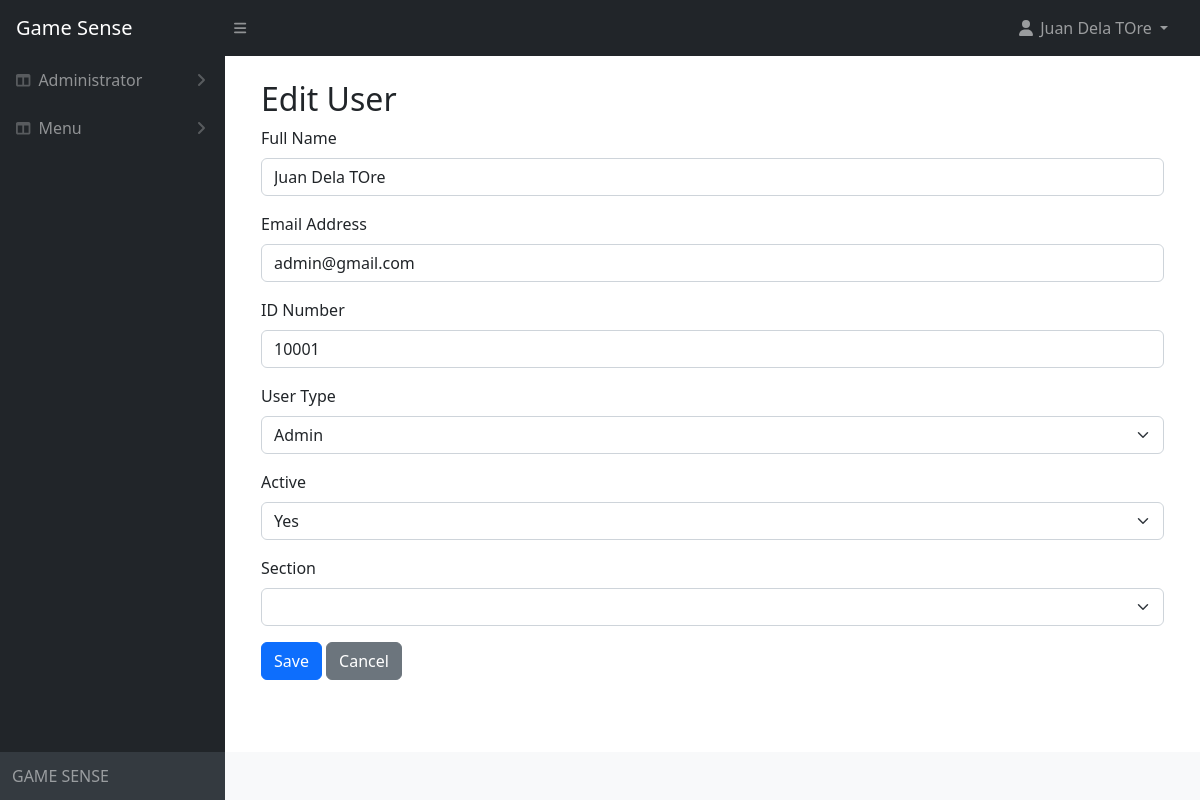
/AdminSaveEditUser.php?id=2 (signed in), run on the app's committed database.
### tables this page shows
CREATE TABLE `tblusers` (
  `UserId` int(11) NOT NULL,
  `FullName` varchar(256) DEFAULT NULL,
  `IDNumber` varchar(256) DEFAULT NULL,
  `EmailAddress` varchar(256) DEFAULT NULL,
  `Password` varchar(256) DEFAULT NULL,
  `Usertype` varchar(256) DEFAULT NULL,
  `Active` tinyint(1) DEFAULT NULL,
  `SectionUID` varchar(256) DEFAULT NULL,
  `Section` varchar(256) NOT NULL
);

### AdminSaveEditUser.php (the view, shortened to what this page needs)
<?php
include 'layout/header.php';
include 'layout/sidebar.php';
$db = getDB();
$id = $fullname = $idnumber = $password = $usertype = $active = $SectionUID = $Section = $EmailAddress= "";
$action = "Add";
if (isset($_GET['id'])) {
    $id = $_GET['id'];
    $action = "Edit";
    if ($db) {
        $query = "SELECT FullName,EmailAddress, IDNumber, Password, Usertype, Active, SectionUID, Section FROM tblUsers WHERE UserID = :id";
        $stmt = $db->prepare($query);
        $stmt->bindParam(':id', $id);
        $stmt->execute();
        $record = $stmt->fetch(PDO::FETCH_ASSOC);
        if ($record) {
            $fullname = htmlspecialchars($record['FullName']);
            $EmailAddress = htmlspecialchars($record['EmailAddress']);
            $idnumber = htmlspecialchars($record['IDNumber']);
            $usertype = htmlspecialchars($record['Usertype']);
            $active = htmlspecialchars($record['Active']);
        }
    }
}
?>
<div class="container mt-4">
    <h2><?php echo $action; ?> User</h2>
    <form action="AdminSaveuser.php" method="POST">
        <div class="mb-3">
            <label for="fullname" class="form-label">Full Name</label>
            <input type="text" class="form-control" id="fullname" name="fullname" value="<?php echo $fullname; ?>" required>
        </div>
        <div class="mb-3">
            <label for="fullname" class="form-label">Email Address</label>
            <input type="email" class="form-control" id="EmailAddress" name="EmailAddress" value="<?php echo $EmailAddress; ?>" required>
        </div>
        <div class="mb-3">
            <label for="idnumber" class="form-label">ID Number</label>
            <input type="text" class="form-control" id="idnumber" name="idnumber" value="<?php echo $idnumber; ?>" required>
        </div>
        <div class="mb-3">
            <label for="usertype" class="form-label">User Type</label>
            <select class="form-select" id="usertype" name="usertype" required>
                <option value="admin" <?php if ($usertype == "admin") echo "selected"; ?>>Admin</option>
            </select>
        </div>
        <div class="mb-3">
            <label for="active" class="form-label">Active</label>
            <select class="form-select" id="active" name="active" required>
                <option value="1" <?php if ($active == "1") echo "selected"; ?>>Yes</option>
            </select>
        </div>
        <div class="mb-3">
            <label for="section" class="form-label">Section</label>
            <select class="form-select" id="section" name="SectionUID" required>
            </select>
        </div>
        <button type="submit" class="btn btn-primary">Save</button>
        <a href="AdminAddUser.php" class="btn btn-secondary">Cancel</a>
    </form>
</div>
<?php
include 'layout/footer.php';
?>

### data on the page
tblusers: fullname "Juan Dela TOre", EmailAddress "admin@gmail.com", idnumber "10001", usertype "Admin", active "Yes"

### other printed values
$_SESSION['FullName'] "Juan Dela TOre"
$action "Edit"
